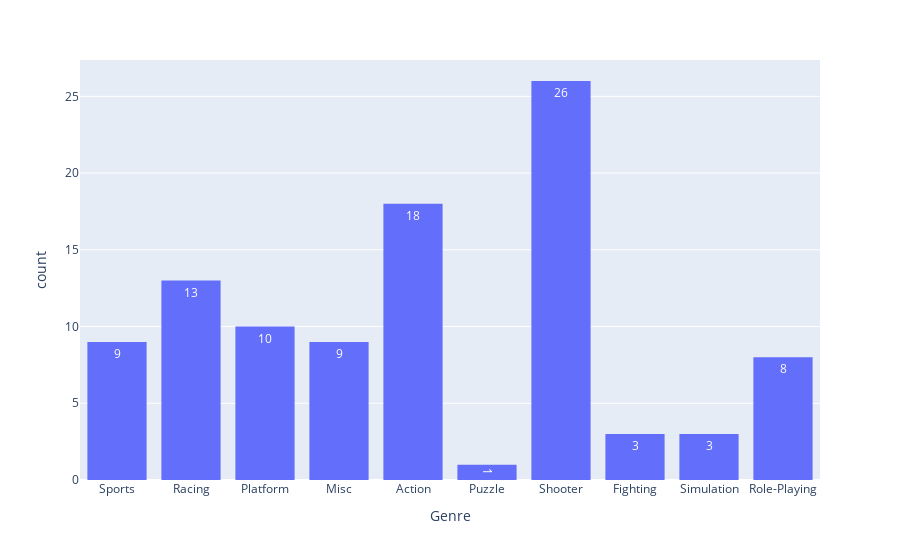

Here is the notebook cell this chart was saved with:
### Code cell
top100genres = px.histogram(Top100, x="Genre",text_auto=True)
top100genres.show()

### Figure 1 — Plotly figure (JSON) as saved in the notebook; plotly's stock layout.template omitted (floating-point values rounded to 4 significant figures)
{"data": [{"alignmentgroup": "True", "bingroup": "x", "hovertemplate": "Genre=%{x}<br>count=%{y}<extra></extra>", "legendgroup": "", "marker": {"color": "#636efa", "pattern": {"shape": ""}}, "name": "", "offsetgroup": "", "orientation": "v", "showlegend": false, "texttemplate": "%{value}", "type": "histogram", "x": ["Sports", "Racing", "Sports", "Platform", "Misc", "Platform", "Racing", "Sports", "Misc", "Sports", "Action", "Action", "Action", "Action", "Puzzle", "Racing", "Shooter", "Shooter", "Shooter", "Shooter", "Shooter", "Shooter", "Action", "Fighting", "Racing", "Shooter", "Action", "Simulation", "Shooter", "Platform", "Racing", "Platform", "Action", "Racing", "Platform", "Racing", "Shooter", "Action", "Shooter", "Misc", "Platform", "Racing", "Shooter", "Role-Playing", "Shooter", "Racing", "Misc", "Shooter", "Shooter", "Simulation", "Misc", "Role-Playing", "Sports", "Shooter", "Misc", "Misc", "Action", "Shooter", "Role-Playing", "Simulation", "Sports", "Role-Playing", "Action", "Shooter", "Action", "Sports", "Platform", "Shooter", "Shooter", "Racing", "Shooter", "Role-Playing", "Fighting", "Action", "Platform", "Racing", "Fighting", "Racing", "Racing", "Misc", "Shooter", "Action", "Shooter", "Action", "Misc", "Action", "Sports", "Action", "Platform", "Shooter", "Role-Playing", "Role-Playing", "Shooter", "Action", "Platform", "Role-Playing", "Action", "Shooter", "Sports", "Shooter"], "xaxis": "x", "yaxis": "y"}], "layout": {"barmode": "relative", "legend": {"tracegroupgap": 0}, "margin": {"t": 60}, "xaxis": {"anchor": "y", "domain": [0, 1], "title": {"text": "Genre"}}, "yaxis": {"anchor": "x", "domain": [0, 1], "title": {"text": "count"}}}}
